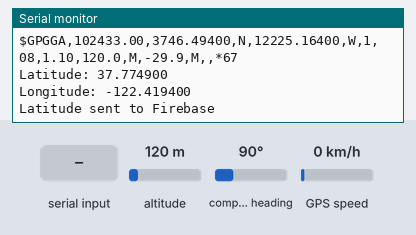
Recording of a sketch running on a simulated ESP8266 (NodeMCU). Shown: the last lines printed to the serial monitor. The test bench sets the inputs (shaded band); at power-on: compass heading 90°, altitude 120 m, GPS speed 0 km/h. WiFi joins after 1.5 s; servers stay silent unless stated; the GPS gets a fix after 3 s at 37.7749, -122.4194 with 8 satellites.

Above: at 3.7 s.
3.8 s: compass heading set to 7°
6.0 s: altitude set to 500 m
At 7.34 s:
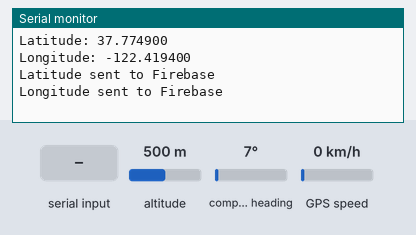
10.0 s: GPS speed set to 2 km/h
At 11.97 s:
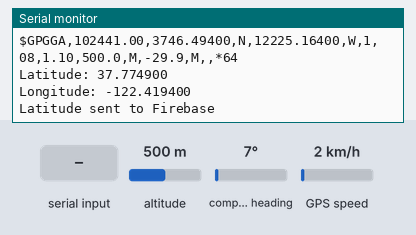

The sketch:

gpsToFirebase.ino
```cpp
#include <ESP8266WiFi.h>
#include <FirebaseESP8266.h>
#include <TinyGPS++.h>
#include <SoftwareSerial.h>

// Wi-Fi credentials
#define WIFI_SSID "%%"
#define WIFI_PASSWORD "lols2003"


// Firebase configuration details
#define FIREBASE_HOST "gps-esp-c2490-default-rtdb.firebaseio.com"
#define FIREBASE_AUTH "AIzaSyCsNaE5VSNpqgJ7UqAYVeiDiHT1QwVB9bs"

// Define GPS pins
#define GPS_SERIAL_RX D5
#define GPS_SERIAL_TX D6

// Create a TinyGPS++ object
TinyGPSPlus gps;

// Initialize software serial for GPS
SoftwareSerial SerialGPS(GPS_SERIAL_RX, GPS_SERIAL_TX);

// Firebase objects
FirebaseData firebaseData;
FirebaseAuth auth;
FirebaseConfig config;

void setup()
{
  Serial.begin(115200);
  SerialGPS.begin(9600);  // Start software serial for GPS

  // Connect to Wi-Fi
  //MODE FOR HOTSPOT ONLY
 // WiFi.mode(WIFI_STA);
  WiFi.begin(WIFI_SSID, WIFI_PASSWORD);
  Serial.print("Connecting to ");
  Serial.print(WIFI_SSID);
  while (WiFi.status() != WL_CONNECTED) {
    Serial.print(".");
    delay(500);
  }
  Serial.println();
  Serial.print("Connected to ");
  Serial.println(WIFI_SSID);
  Serial.print("IP Address is : ");
  Serial.println(WiFi.localIP());

  // Set the Firebase host and authentication
  config.host = FIREBASE_HOST;
  config.signer.tokens.legacy_token = FIREBASE_AUTH;

  // Initialize Firebase
  Firebase.begin(&config, &auth);
  delay(1000);
}

void loop()
{
  // Check if data is available from the GPS module
  while (SerialGPS.available() > 0) {
    char c = SerialGPS.read();
    Serial.write(c);  // Echo the raw data to the Serial Monitor for debugging
    gps.encode(c);  // Process the data using TinyGPS++
  }

  // Print and send GPS data if updated
  if (gps.location.isUpdated()) {
    double latitude = gps.location.lat();
    double longitude = gps.location.lng();

    Serial.print("Latitude: ");
    Serial.println(latitude, 6);
    Serial.print("Longitude: ");
    Serial.println(longitude, 6);

    // Send latitude to Firebase
    if (Firebase.setDouble(firebaseData, "latitude", latitude)) {
        Serial.println("Latitude sent to Firebase");
    } else {
        Serial.println("Failed to send latitude, reason: " + firebaseData.errorReason());
    }
    delay(300);

    // Send longitude to Firebase
    if (Firebase.setDouble(firebaseData, "longitude", longitude)) {
        Serial.println("Longitude sent to Firebase");
    } else {
        Serial.println("Failed to send longitude, reason: " + firebaseData.errorReason());
    }
    delay(300);
  } else {
    Serial.println("No data from GPS");
  }

  // Print detailed debug information about the GPS status
  Serial.print("Satellites: ");
  Serial.println(gps.satellites.value());
  Serial.print("HDOP: ");
  Serial.println(gps.hdop.hdop());
}
```

Measured:
- after the input at 6.0 s, the serial monitor: prints a new line after 0.52 s (image 1)
- after the input at 10.0 s, the serial monitor: prints a new line after 0.53 s (image 2)
